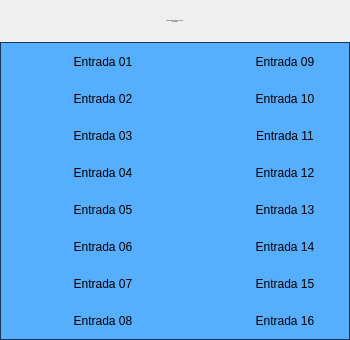
<?xml version="1.0" encoding="UTF-8"?>
<ui version="4.0">
 <class>Form</class>
 <widget class="QWidget" name="Form">
  <property name="geometry">
   <rect>
    <x>0</x>
    <y>0</y>
    <width>350</width>
    <height>340</height>
   </rect>
  </property>
  <property name="minimumSize">
   <size>
    <width>350</width>
    <height>340</height>
   </size>
  </property>
  <property name="maximumSize">
   <size>
    <width>350</width>
    <height>340</height>
   </size>
  </property>
  <property name="windowTitle">
   <string>Cartão 5069-IB16 02 Controladora</string>
  </property>
  <layout class="QVBoxLayout" name="verticalLayout">
   <property name="spacing">
    <number>0</number>
   </property>
   <property name="leftMargin">
    <number>0</number>
   </property>
   <property name="topMargin">
    <number>0</number>
   </property>
   <property name="rightMargin">
    <number>0</number>
   </property>
   <property name="bottomMargin">
    <number>0</number>
   </property>
   <item>
    <layout class="QVBoxLayout" name="verticalLayout_2">
     <property name="spacing">
      <number>0</number>
     </property>
     <item>
      <widget class="PyDMLabel" name="PyDMLabel_17">
       <property name="font">
        <font>
         <pointsize>-1</pointsize>
        </font>
       </property>
       <property name="toolTip">
        <string/>
       </property>
       <property name="styleSheet">
        <string notr="true">PyDMLabel {
 qproperty-alignment: AlignCenter;
 border: 1px solid #FF17365D;
 background-color: #FF17365D;
 color: rgb(255, 255, 255);
 min-height: 45px;
 max-height: 45px;
 font-size: 14px;
}

</string>
       </property>
       <property name="text">
        <string>Falhas Hardware Cartão 5069-IB16 02
Controladora</string>
       </property>
       <property name="alignment">
        <set>Qt::AlignCenter</set>
       </property>
      </widget>
     </item>
     <item>
      <widget class="QFrame" name="frame">
       <property name="styleSheet">
        <string notr="true">QFrame#frame{
     border: 1px solid #FF17365D;
	 background-color: #56aeff;
}

PyDMByteIndicator {
  min-height: 1.50em;
  max-height: 1.50em;
  min-width: 1.50em;
}
</string>
       </property>
       <property name="frameShape">
        <enum>QFrame::StyledPanel</enum>
       </property>
       <property name="frameShadow">
        <enum>QFrame::Raised</enum>
       </property>
       <layout class="QVBoxLayout" name="verticalLayout_3">
        <property name="spacing">
         <number>0</number>
        </property>
        <property name="leftMargin">
         <number>0</number>
        </property>
        <property name="topMargin">
         <number>0</number>
        </property>
        <property name="rightMargin">
         <number>0</number>
        </property>
        <property name="bottomMargin">
         <number>0</number>
        </property>
        <item>
         <layout class="QGridLayout" name="gridLayout">
          <property name="leftMargin">
           <number>5</number>
          </property>
          <property name="topMargin">
           <number>5</number>
          </property>
          <property name="rightMargin">
           <number>5</number>
          </property>
          <property name="bottomMargin">
           <number>5</number>
          </property>
          <property name="horizontalSpacing">
           <number>5</number>
          </property>
          <property name="verticalSpacing">
           <number>10</number>
          </property>
          <item row="4" column="0">
           <widget class="PyDMByteIndicator" name="PyDMByteIndicator_5">
            <property name="sizePolicy">
             <sizepolicy hsizetype="Fixed" vsizetype="Fixed">
              <horstretch>0</horstretch>
              <verstretch>0</verstretch>
             </sizepolicy>
            </property>
            <property name="minimumSize">
             <size>
              <width>27</width>
              <height>27</height>
             </size>
            </property>
            <property name="maximumSize">
             <size>
              <width>30</width>
              <height>27</height>
             </size>
            </property>
            <property name="toolTip">
             <string/>
            </property>
            <property name="channel" stdset="0">
             <string>ca://RA-RaSIA02:RF-IntlkCtrl:InDig20-Mon.VAL</string>
            </property>
            <property name="onColor" stdset="0">
             <color>
              <red>255</red>
              <green>0</green>
              <blue>0</blue>
             </color>
            </property>
            <property name="offColor" stdset="0">
             <color>
              <red>0</red>
              <green>255</green>
              <blue>0</blue>
             </color>
            </property>
            <property name="showLabels" stdset="0">
             <bool>false</bool>
            </property>
            <property name="circles" stdset="0">
             <bool>true</bool>
            </property>
           </widget>
          </item>
          <item row="4" column="1">
           <widget class="PyDMLabel" name="PyDMLabel_5">
            <property name="sizePolicy">
             <sizepolicy hsizetype="Fixed" vsizetype="Fixed">
              <horstretch>0</horstretch>
              <verstretch>0</verstretch>
             </sizepolicy>
            </property>
            <property name="minimumSize">
             <size>
              <width>100</width>
              <height>25</height>
             </size>
            </property>
            <property name="maximumSize">
             <size>
              <width>100</width>
              <height>25</height>
             </size>
            </property>
            <property name="toolTip">
             <string/>
            </property>
            <property name="text">
             <string>Entrada 05</string>
            </property>
            <property name="alignment">
             <set>Qt::AlignCenter</set>
            </property>
           </widget>
          </item>
          <item row="0" column="4">
           <widget class="PyDMLabel" name="PyDMLabel_9">
            <property name="sizePolicy">
             <sizepolicy hsizetype="Fixed" vsizetype="Fixed">
              <horstretch>0</horstretch>
              <verstretch>0</verstretch>
             </sizepolicy>
            </property>
            <property name="minimumSize">
             <size>
              <width>100</width>
              <height>25</height>
             </size>
            </property>
            <property name="maximumSize">
             <size>
              <width>100</width>
              <height>25</height>
             </size>
            </property>
            <property name="toolTip">
             <string/>
            </property>
            <property name="text">
             <string>Entrada 09</string>
            </property>
            <property name="alignment">
             <set>Qt::AlignCenter</set>
            </property>
           </widget>
          </item>
          <item row="7" column="3">
           <widget class="PyDMByteIndicator" name="PyDMByteIndicator_16">
            <property name="sizePolicy">
             <sizepolicy hsizetype="Fixed" vsizetype="Fixed">
              <horstretch>0</horstretch>
              <verstretch>0</verstretch>
             </sizepolicy>
            </property>
            <property name="minimumSize">
             <size>
              <width>27</width>
              <height>27</height>
             </size>
            </property>
            <property name="maximumSize">
             <size>
              <width>30</width>
              <height>27</height>
             </size>
            </property>
            <property name="toolTip">
             <string/>
            </property>
            <property name="channel" stdset="0">
             <string>ca://RA-RaSIA02:RF-IntlkCtrl:InDig31-Mon.VAL</string>
            </property>
            <property name="onColor" stdset="0">
             <color>
              <red>255</red>
              <green>0</green>
              <blue>0</blue>
             </color>
            </property>
            <property name="offColor" stdset="0">
             <color>
              <red>0</red>
              <green>255</green>
              <blue>0</blue>
             </color>
            </property>
            <property name="showLabels" stdset="0">
             <bool>false</bool>
            </property>
            <property name="circles" stdset="0">
             <bool>true</bool>
            </property>
           </widget>
          </item>
          <item row="2" column="1">
           <widget class="PyDMLabel" name="PyDMLabel_3">
            <property name="sizePolicy">
             <sizepolicy hsizetype="Fixed" vsizetype="Fixed">
              <horstretch>0</horstretch>
              <verstretch>0</verstretch>
             </sizepolicy>
            </property>
            <property name="minimumSize">
             <size>
              <width>100</width>
              <height>25</height>
             </size>
            </property>
            <property name="maximumSize">
             <size>
              <width>100</width>
              <height>25</height>
             </size>
            </property>
            <property name="toolTip">
             <string/>
            </property>
            <property name="text">
             <string>Entrada 03</string>
            </property>
            <property name="alignment">
             <set>Qt::AlignCenter</set>
            </property>
           </widget>
          </item>
          <item row="6" column="1">
           <widget class="PyDMLabel" name="PyDMLabel_7">
            <property name="sizePolicy">
             <sizepolicy hsizetype="Fixed" vsizetype="Fixed">
              <horstretch>0</horstretch>
              <verstretch>0</verstretch>
             </sizepolicy>
            </property>
            <property name="minimumSize">
             <size>
              <width>100</width>
              <height>25</height>
             </size>
            </property>
            <property name="maximumSize">
             <size>
              <width>100</width>
              <height>25</height>
             </size>
            </property>
            <property name="toolTip">
             <string/>
            </property>
            <property name="text">
             <string>Entrada 07</string>
            </property>
            <property name="alignment">
             <set>Qt::AlignCenter</set>
            </property>
           </widget>
          </item>
          <item row="3" column="1">
           <widget class="PyDMLabel" name="PyDMLabel_4">
            <property name="sizePolicy">
             <sizepolicy hsizetype="Fixed" vsizetype="Fixed">
              <horstretch>0</horstretch>
              <verstretch>0</verstretch>
             </sizepolicy>
            </property>
            <property name="minimumSize">
             <size>
              <width>100</width>
              <height>25</height>
             </size>
            </property>
            <property name="maximumSize">
             <size>
              <width>100</width>
              <height>25</height>
             </size>
            </property>
            <property name="toolTip">
             <string/>
            </property>
            <property name="text">
             <string>Entrada 04</string>
            </property>
            <property name="alignment">
             <set>Qt::AlignCenter</set>
            </property>
           </widget>
          </item>
          <item row="1" column="3">
           <widget class="PyDMByteIndicator" name="PyDMByteIndicator_10">
            <property name="sizePolicy">
             <sizepolicy hsizetype="Fixed" vsizetype="Fixed">
              <horstretch>0</horstretch>
              <verstretch>0</verstretch>
             </sizepolicy>
            </property>
            <property name="minimumSize">
             <size>
              <width>27</width>
              <height>27</height>
             </size>
            </property>
            <property name="maximumSize">
             <size>
              <width>30</width>
              <height>27</height>
             </size>
            </property>
            <property name="toolTip">
             <string/>
            </property>
            <property name="channel" stdset="0">
             <string>ca://RA-RaSIA02:RF-IntlkCtrl:InDig25-Mon.VAL</string>
            </property>
            <property name="onColor" stdset="0">
             <color>
              <red>255</red>
              <green>0</green>
              <blue>0</blue>
             </color>
            </property>
            <property name="offColor" stdset="0">
             <color>
              <red>0</red>
              <green>255</green>
              <blue>0</blue>
             </color>
            </property>
            <property name="showLabels" stdset="0">
             <bool>false</bool>
            </property>
            <property name="circles" stdset="0">
             <bool>true</bool>
            </property>
           </widget>
          </item>
          <item row="1" column="0">
           <widget class="PyDMByteIndicator" name="PyDMByteIndicator_2">
            <property name="sizePolicy">
             <sizepolicy hsizetype="Fixed" vsizetype="Fixed">
              <horstretch>0</horstretch>
              <verstretch>0</verstretch>
             </sizepolicy>
            </property>
            <property name="minimumSize">
             <size>
              <width>27</width>
              <height>27</height>
             </size>
            </property>
            <property name="maximumSize">
             <size>
              <width>30</width>
              <height>27</height>
             </size>
            </property>
            <property name="toolTip">
             <string/>
            </property>
            <property name="channel" stdset="0">
             <string>ca://RA-RaSIA02:RF-IntlkCtrl:InDig17-Mon.VAL</string>
            </property>
            <property name="onColor" stdset="0">
             <color>
              <red>255</red>
              <green>0</green>
              <blue>0</blue>
             </color>
            </property>
            <property name="offColor" stdset="0">
             <color>
              <red>0</red>
              <green>255</green>
              <blue>0</blue>
             </color>
            </property>
            <property name="showLabels" stdset="0">
             <bool>false</bool>
            </property>
            <property name="circles" stdset="0">
             <bool>true</bool>
            </property>
           </widget>
          </item>
          <item row="7" column="4">
           <widget class="PyDMLabel" name="PyDMLabel_16">
            <property name="sizePolicy">
             <sizepolicy hsizetype="Fixed" vsizetype="Fixed">
              <horstretch>0</horstretch>
              <verstretch>0</verstretch>
             </sizepolicy>
            </property>
            <property name="minimumSize">
             <size>
              <width>100</width>
              <height>25</height>
             </size>
            </property>
            <property name="maximumSize">
             <size>
              <width>100</width>
              <height>25</height>
             </size>
            </property>
            <property name="toolTip">
             <string/>
            </property>
            <property name="text">
             <string>Entrada 16</string>
            </property>
            <property name="alignment">
             <set>Qt::AlignCenter</set>
            </property>
           </widget>
          </item>
          <item row="4" column="3">
           <widget class="PyDMByteIndicator" name="PyDMByteIndicator_13">
            <property name="sizePolicy">
             <sizepolicy hsizetype="Fixed" vsizetype="Fixed">
              <horstretch>0</horstretch>
              <verstretch>0</verstretch>
             </sizepolicy>
            </property>
            <property name="minimumSize">
             <size>
              <width>27</width>
              <height>27</height>
             </size>
            </property>
            <property name="maximumSize">
             <size>
              <width>30</width>
              <height>27</height>
             </size>
            </property>
            <property name="toolTip">
             <string/>
            </property>
            <property name="channel" stdset="0">
             <string>ca://RA-RaSIA02:RF-IntlkCtrl:InDig28-Mon.VAL</string>
            </property>
            <property name="onColor" stdset="0">
             <color>
              <red>255</red>
              <green>0</green>
              <blue>0</blue>
             </color>
            </property>
            <property name="offColor" stdset="0">
             <color>
              <red>0</red>
              <green>255</green>
              <blue>0</blue>
             </color>
            </property>
            <property name="showLabels" stdset="0">
             <bool>false</bool>
            </property>
            <property name="circles" stdset="0">
             <bool>true</bool>
            </property>
           </widget>
          </item>
          <item row="6" column="4">
           <widget class="PyDMLabel" name="PyDMLabel_15">
            <property name="sizePolicy">
             <sizepolicy hsizetype="Fixed" vsizetype="Fixed">
              <horstretch>0</horstretch>
              <verstretch>0</verstretch>
             </sizepolicy>
            </property>
            <property name="minimumSize">
             <size>
              <width>100</width>
              <height>25</height>
             </size>
            </property>
            <property name="maximumSize">
             <size>
              <width>100</width>
              <height>25</height>
             </size>
            </property>
            <property name="toolTip">
             <string/>
            </property>
            <property name="text">
             <string>Entrada 15</string>
            </property>
            <property name="alignment">
             <set>Qt::AlignCenter</set>
            </property>
           </widget>
          </item>
          <item row="2" column="4">
           <widget class="PyDMLabel" name="PyDMLabel_11">
            <property name="sizePolicy">
             <sizepolicy hsizetype="Fixed" vsizetype="Fixed">
              <horstretch>0</horstretch>
              <verstretch>0</verstretch>
             </sizepolicy>
            </property>
            <property name="minimumSize">
             <size>
              <width>100</width>
              <height>25</height>
             </size>
            </property>
            <property name="maximumSize">
             <size>
              <width>100</width>
              <height>25</height>
             </size>
            </property>
            <property name="toolTip">
             <string/>
            </property>
            <property name="text">
             <string>Entrada 11</string>
            </property>
            <property name="alignment">
             <set>Qt::AlignCenter</set>
            </property>
           </widget>
          </item>
          <item row="2" column="0">
           <widget class="PyDMByteIndicator" name="PyDMByteIndicator_3">
            <property name="sizePolicy">
             <sizepolicy hsizetype="Fixed" vsizetype="Fixed">
              <horstretch>0</horstretch>
              <verstretch>0</verstretch>
             </sizepolicy>
            </property>
            <property name="minimumSize">
             <size>
              <width>27</width>
              <height>27</height>
             </size>
            </property>
            <property name="maximumSize">
             <size>
              <width>30</width>
              <height>27</height>
             </size>
            </property>
            <property name="toolTip">
             <string/>
            </property>
            <property name="channel" stdset="0">
             <string>ca://RA-RaSIA02:RF-IntlkCtrl:InDig18-Mon.VAL</string>
            </property>
            <property name="onColor" stdset="0">
             <color>
              <red>255</red>
              <green>0</green>
              <blue>0</blue>
             </color>
            </property>
            <property name="offColor" stdset="0">
             <color>
              <red>0</red>
              <green>255</green>
              <blue>0</blue>
             </color>
            </property>
            <property name="showLabels" stdset="0">
             <bool>false</bool>
            </property>
            <property name="circles" stdset="0">
             <bool>true</bool>
            </property>
           </widget>
          </item>
          <item row="5" column="1">
           <widget class="PyDMLabel" name="PyDMLabel_6">
            <property name="sizePolicy">
             <sizepolicy hsizetype="Fixed" vsizetype="Fixed">
              <horstretch>0</horstretch>
              <verstretch>0</verstretch>
             </sizepolicy>
            </property>
            <property name="minimumSize">
             <size>
              <width>100</width>
              <height>25</height>
             </size>
            </property>
            <property name="maximumSize">
             <size>
              <width>100</width>
              <height>25</height>
             </size>
            </property>
            <property name="toolTip">
             <string/>
            </property>
            <property name="text">
             <string>Entrada 06</string>
            </property>
            <property name="alignment">
             <set>Qt::AlignCenter</set>
            </property>
           </widget>
          </item>
          <item row="6" column="0">
           <widget class="PyDMByteIndicator" name="PyDMByteIndicator_7">
            <property name="sizePolicy">
             <sizepolicy hsizetype="Fixed" vsizetype="Fixed">
              <horstretch>0</horstretch>
              <verstretch>0</verstretch>
             </sizepolicy>
            </property>
            <property name="minimumSize">
             <size>
              <width>27</width>
              <height>27</height>
             </size>
            </property>
            <property name="maximumSize">
             <size>
              <width>30</width>
              <height>27</height>
             </size>
            </property>
            <property name="toolTip">
             <string/>
            </property>
            <property name="channel" stdset="0">
             <string>ca://RA-RaSIA02:RF-IntlkCtrl:InDig22-Mon.VAL</string>
            </property>
            <property name="onColor" stdset="0">
             <color>
              <red>255</red>
              <green>0</green>
              <blue>0</blue>
             </color>
            </property>
            <property name="offColor" stdset="0">
             <color>
              <red>0</red>
              <green>255</green>
              <blue>0</blue>
             </color>
            </property>
            <property name="orientation" stdset="0">
             <enum>Qt::Vertical</enum>
            </property>
            <property name="showLabels" stdset="0">
             <bool>false</bool>
            </property>
            <property name="circles" stdset="0">
             <bool>true</bool>
            </property>
           </widget>
          </item>
          <item row="5" column="4">
           <widget class="PyDMLabel" name="PyDMLabel_14">
            <property name="sizePolicy">
             <sizepolicy hsizetype="Fixed" vsizetype="Fixed">
              <horstretch>0</horstretch>
              <verstretch>0</verstretch>
             </sizepolicy>
            </property>
            <property name="minimumSize">
             <size>
              <width>100</width>
              <height>25</height>
             </size>
            </property>
            <property name="maximumSize">
             <size>
              <width>100</width>
              <height>25</height>
             </size>
            </property>
            <property name="toolTip">
             <string/>
            </property>
            <property name="text">
             <string>Entrada 14</string>
            </property>
            <property name="alignment">
             <set>Qt::AlignCenter</set>
            </property>
           </widget>
          </item>
          <item row="6" column="3">
           <widget class="PyDMByteIndicator" name="PyDMByteIndicator_15">
            <property name="sizePolicy">
             <sizepolicy hsizetype="Fixed" vsizetype="Fixed">
              <horstretch>0</horstretch>
              <verstretch>0</verstretch>
             </sizepolicy>
            </property>
            <property name="minimumSize">
             <size>
              <width>27</width>
              <height>27</height>
             </size>
            </property>
            <property name="maximumSize">
             <size>
              <width>30</width>
              <height>27</height>
             </size>
            </property>
            <property name="toolTip">
             <string/>
            </property>
            <property name="channel" stdset="0">
             <string>ca://RA-RaSIA02:RF-IntlkCtrl:InDig30-Mon.VAL</string>
            </property>
            <property name="onColor" stdset="0">
             <color>
              <red>255</red>
              <green>0</green>
              <blue>0</blue>
             </color>
            </property>
            <property name="offColor" stdset="0">
             <color>
              <red>0</red>
              <green>255</green>
              <blue>0</blue>
             </color>
            </property>
            <property name="showLabels" stdset="0">
             <bool>false</bool>
            </property>
            <property name="circles" stdset="0">
             <bool>true</bool>
            </property>
           </widget>
          </item>
          <item row="0" column="1">
           <widget class="PyDMLabel" name="PyDMLabel">
            <property name="sizePolicy">
             <sizepolicy hsizetype="Fixed" vsizetype="Fixed">
              <horstretch>0</horstretch>
              <verstretch>0</verstretch>
             </sizepolicy>
            </property>
            <property name="minimumSize">
             <size>
              <width>100</width>
              <height>25</height>
             </size>
            </property>
            <property name="maximumSize">
             <size>
              <width>100</width>
              <height>25</height>
             </size>
            </property>
            <property name="toolTip">
             <string/>
            </property>
            <property name="text">
             <string>Entrada 01</string>
            </property>
            <property name="alignment">
             <set>Qt::AlignCenter</set>
            </property>
            <property name="channel" stdset="0">
             <string/>
            </property>
           </widget>
          </item>
          <item row="0" column="0">
           <widget class="PyDMByteIndicator" name="PyDMByteIndicator">
            <property name="sizePolicy">
             <sizepolicy hsizetype="Fixed" vsizetype="Fixed">
              <horstretch>0</horstretch>
              <verstretch>0</verstretch>
             </sizepolicy>
            </property>
            <property name="minimumSize">
             <size>
              <width>27</width>
              <height>27</height>
             </size>
            </property>
            <property name="maximumSize">
             <size>
              <width>30</width>
              <height>27</height>
             </size>
            </property>
            <property name="toolTip">
             <string/>
            </property>
            <property name="channel" stdset="0">
             <string>ca://RA-RaSIA02:RF-IntlkCtrl:InDig16-Mon.VAL</string>
            </property>
            <property name="onColor" stdset="0">
             <color>
              <red>255</red>
              <green>0</green>
              <blue>0</blue>
             </color>
            </property>
            <property name="offColor" stdset="0">
             <color>
              <red>0</red>
              <green>255</green>
              <blue>0</blue>
             </color>
            </property>
            <property name="showLabels" stdset="0">
             <bool>false</bool>
            </property>
            <property name="circles" stdset="0">
             <bool>true</bool>
            </property>
            <property name="labelPosition" stdset="0">
             <enum>QTabWidget::East</enum>
            </property>
           </widget>
          </item>
          <item row="1" column="4">
           <widget class="PyDMLabel" name="PyDMLabel_10">
            <property name="sizePolicy">
             <sizepolicy hsizetype="Fixed" vsizetype="Fixed">
              <horstretch>0</horstretch>
              <verstretch>0</verstretch>
             </sizepolicy>
            </property>
            <property name="minimumSize">
             <size>
              <width>100</width>
              <height>25</height>
             </size>
            </property>
            <property name="maximumSize">
             <size>
              <width>100</width>
              <height>25</height>
             </size>
            </property>
            <property name="toolTip">
             <string/>
            </property>
            <property name="text">
             <string>Entrada 10</string>
            </property>
            <property name="alignment">
             <set>Qt::AlignCenter</set>
            </property>
           </widget>
          </item>
          <item row="2" column="3">
           <widget class="PyDMByteIndicator" name="PyDMByteIndicator_11">
            <property name="sizePolicy">
             <sizepolicy hsizetype="Fixed" vsizetype="Fixed">
              <horstretch>0</horstretch>
              <verstretch>0</verstretch>
             </sizepolicy>
            </property>
            <property name="minimumSize">
             <size>
              <width>27</width>
              <height>27</height>
             </size>
            </property>
            <property name="maximumSize">
             <size>
              <width>30</width>
              <height>27</height>
             </size>
            </property>
            <property name="toolTip">
             <string/>
            </property>
            <property name="channel" stdset="0">
             <string>ca://RA-RaSIA02:RF-IntlkCtrl:InDig26-Mon.VAL</string>
            </property>
            <property name="onColor" stdset="0">
             <color>
              <red>255</red>
              <green>0</green>
              <blue>0</blue>
             </color>
            </property>
            <property name="offColor" stdset="0">
             <color>
              <red>0</red>
              <green>255</green>
              <blue>0</blue>
             </color>
            </property>
            <property name="showLabels" stdset="0">
             <bool>false</bool>
            </property>
            <property name="circles" stdset="0">
             <bool>true</bool>
            </property>
           </widget>
          </item>
          <item row="3" column="0">
           <widget class="PyDMByteIndicator" name="PyDMByteIndicator_4">
            <property name="sizePolicy">
             <sizepolicy hsizetype="Fixed" vsizetype="Fixed">
              <horstretch>0</horstretch>
              <verstretch>0</verstretch>
             </sizepolicy>
            </property>
            <property name="minimumSize">
             <size>
              <width>27</width>
              <height>27</height>
             </size>
            </property>
            <property name="maximumSize">
             <size>
              <width>30</width>
              <height>27</height>
             </size>
            </property>
            <property name="toolTip">
             <string/>
            </property>
            <property name="channel" stdset="0">
             <string>ca://RA-RaSIA02:RF-IntlkCtrl:InDig19-Mon.VAL</string>
            </property>
            <property name="onColor" stdset="0">
             <color>
              <red>255</red>
              <green>0</green>
              <blue>0</blue>
             </color>
            </property>
            <property name="offColor" stdset="0">
             <color>
              <red>0</red>
              <green>255</green>
              <blue>0</blue>
             </color>
            </property>
            <property name="showLabels" stdset="0">
             <bool>false</bool>
            </property>
            <property name="circles" stdset="0">
             <bool>true</bool>
            </property>
           </widget>
          </item>
          <item row="4" column="4">
           <widget class="PyDMLabel" name="PyDMLabel_13">
            <property name="sizePolicy">
             <sizepolicy hsizetype="Fixed" vsizetype="Fixed">
              <horstretch>0</horstretch>
              <verstretch>0</verstretch>
             </sizepolicy>
            </property>
            <property name="minimumSize">
             <size>
              <width>100</width>
              <height>25</height>
             </size>
            </property>
            <property name="maximumSize">
             <size>
              <width>100</width>
              <height>25</height>
             </size>
            </property>
            <property name="toolTip">
             <string/>
            </property>
            <property name="text">
             <string>Entrada 13</string>
            </property>
            <property name="alignment">
             <set>Qt::AlignCenter</set>
            </property>
           </widget>
          </item>
          <item row="3" column="3">
           <widget class="PyDMByteIndicator" name="PyDMByteIndicator_12">
            <property name="sizePolicy">
             <sizepolicy hsizetype="Fixed" vsizetype="Fixed">
              <horstretch>0</horstretch>
              <verstretch>0</verstretch>
             </sizepolicy>
            </property>
            <property name="minimumSize">
             <size>
              <width>27</width>
              <height>27</height>
             </size>
            </property>
            <property name="maximumSize">
             <size>
              <width>30</width>
              <height>27</height>
             </size>
            </property>
            <property name="toolTip">
             <string/>
            </property>
            <property name="channel" stdset="0">
             <string>ca://RA-RaSIA02:RF-IntlkCtrl:InDig27-Mon.VAL</string>
            </property>
            <property name="onColor" stdset="0">
             <color>
              <red>255</red>
              <green>0</green>
              <blue>0</blue>
             </color>
            </property>
            <property name="offColor" stdset="0">
             <color>
              <red>0</red>
              <green>255</green>
              <blue>0</blue>
             </color>
            </property>
            <property name="showLabels" stdset="0">
             <bool>false</bool>
            </property>
            <property name="circles" stdset="0">
             <bool>true</bool>
            </property>
           </widget>
          </item>
          <item row="1" column="1">
           <widget class="PyDMLabel" name="PyDMLabel_2">
            <property name="sizePolicy">
             <sizepolicy hsizetype="Fixed" vsizetype="Fixed">
              <horstretch>0</horstretch>
              <verstretch>0</verstretch>
             </sizepolicy>
            </property>
            <property name="minimumSize">
             <size>
              <width>100</width>
              <height>25</height>
             </size>
            </property>
            <property name="maximumSize">
             <size>
              <width>100</width>
              <height>25</height>
             </size>
            </property>
            <property name="toolTip">
             <string/>
            </property>
            <property name="text">
             <string>Entrada 02</string>
            </property>
            <property name="alignment">
             <set>Qt::AlignCenter</set>
            </property>
           </widget>
          </item>
          <item row="0" column="2" rowspan="8">
           <spacer name="verticalSpacer">
            <property name="orientation">
             <enum>Qt::Vertical</enum>
            </property>
            <property name="sizeHint" stdset="0">
             <size>
              <width>30</width>
              <height>40</height>
             </size>
            </property>
           </spacer>
          </item>
          <item row="7" column="0">
           <widget class="PyDMByteIndicator" name="PyDMByteIndicator_8">
            <property name="sizePolicy">
             <sizepolicy hsizetype="Fixed" vsizetype="Fixed">
              <horstretch>0</horstretch>
              <verstretch>0</verstretch>
             </sizepolicy>
            </property>
            <property name="minimumSize">
             <size>
              <width>27</width>
              <height>27</height>
             </size>
            </property>
            <property name="maximumSize">
             <size>
              <width>30</width>
              <height>27</height>
             </size>
            </property>
            <property name="toolTip">
             <string/>
            </property>
            <property name="channel" stdset="0">
             <string>ca://RA-RaSIA02:RF-IntlkCtrl:InDig23-Mon.VAL</string>
            </property>
            <property name="onColor" stdset="0">
             <color>
              <red>255</red>
              <green>0</green>
              <blue>0</blue>
             </color>
            </property>
            <property name="offColor" stdset="0">
             <color>
              <red>0</red>
              <green>255</green>
              <blue>0</blue>
             </color>
            </property>
            <property name="showLabels" stdset="0">
             <bool>false</bool>
            </property>
            <property name="circles" stdset="0">
             <bool>true</bool>
            </property>
           </widget>
          </item>
          <item row="5" column="0">
           <widget class="PyDMByteIndicator" name="PyDMByteIndicator_6">
            <property name="sizePolicy">
             <sizepolicy hsizetype="Fixed" vsizetype="Fixed">
              <horstretch>0</horstretch>
              <verstretch>0</verstretch>
             </sizepolicy>
            </property>
            <property name="minimumSize">
             <size>
              <width>27</width>
              <height>27</height>
             </size>
            </property>
            <property name="maximumSize">
             <size>
              <width>30</width>
              <height>27</height>
             </size>
            </property>
            <property name="toolTip">
             <string/>
            </property>
            <property name="channel" stdset="0">
             <string>ca://RA-RaSIA02:RF-IntlkCtrl:InDig21-Mon.VAL</string>
            </property>
            <property name="onColor" stdset="0">
             <color>
              <red>255</red>
              <green>0</green>
              <blue>0</blue>
             </color>
            </property>
            <property name="offColor" stdset="0">
             <color>
              <red>0</red>
              <green>255</green>
              <blue>0</blue>
             </color>
            </property>
            <property name="showLabels" stdset="0">
             <bool>false</bool>
            </property>
            <property name="circles" stdset="0">
             <bool>true</bool>
            </property>
           </widget>
          </item>
          <item row="5" column="3">
           <widget class="PyDMByteIndicator" name="PyDMByteIndicator_14">
            <property name="sizePolicy">
             <sizepolicy hsizetype="Fixed" vsizetype="Fixed">
              <horstretch>0</horstretch>
              <verstretch>0</verstretch>
             </sizepolicy>
            </property>
            <property name="minimumSize">
             <size>
              <width>27</width>
              <height>27</height>
             </size>
            </property>
            <property name="maximumSize">
             <size>
              <width>30</width>
              <height>27</height>
             </size>
            </property>
            <property name="toolTip">
             <string/>
            </property>
            <property name="channel" stdset="0">
             <string>ca://RA-RaSIA02:RF-IntlkCtrl:InDig29-Mon.VAL</string>
            </property>
            <property name="onColor" stdset="0">
             <color>
              <red>255</red>
              <green>0</green>
              <blue>0</blue>
             </color>
            </property>
            <property name="offColor" stdset="0">
             <color>
              <red>0</red>
              <green>255</green>
              <blue>0</blue>
             </color>
            </property>
            <property name="showLabels" stdset="0">
             <bool>false</bool>
            </property>
            <property name="circles" stdset="0">
             <bool>true</bool>
            </property>
           </widget>
          </item>
          <item row="0" column="3">
           <widget class="PyDMByteIndicator" name="PyDMByteIndicator_9">
            <property name="sizePolicy">
             <sizepolicy hsizetype="Fixed" vsizetype="Fixed">
              <horstretch>0</horstretch>
              <verstretch>0</verstretch>
             </sizepolicy>
            </property>
            <property name="minimumSize">
             <size>
              <width>27</width>
              <height>27</height>
             </size>
            </property>
            <property name="maximumSize">
             <size>
              <width>30</width>
              <height>27</height>
             </size>
            </property>
            <property name="toolTip">
             <string/>
            </property>
            <property name="alarmSensitiveContent" stdset="0">
             <bool>false</bool>
            </property>
            <property name="alarmSensitiveBorder" stdset="0">
             <bool>true</bool>
            </property>
            <property name="PyDMToolTip" stdset="0">
             <string/>
            </property>
            <property name="channel" stdset="0">
             <string>ca://RA-RaSIA02:RF-IntlkCtrl:InDig24-Mon.VAL</string>
            </property>
            <property name="onColor" stdset="0">
             <color>
              <red>255</red>
              <green>0</green>
              <blue>0</blue>
             </color>
            </property>
            <property name="offColor" stdset="0">
             <color>
              <red>0</red>
              <green>255</green>
              <blue>0</blue>
             </color>
            </property>
            <property name="showLabels" stdset="0">
             <bool>false</bool>
            </property>
            <property name="bigEndian" stdset="0">
             <bool>false</bool>
            </property>
            <property name="circles" stdset="0">
             <bool>true</bool>
            </property>
            <property name="numBits" stdset="0">
             <number>1</number>
            </property>
            <property name="shift" stdset="0">
             <number>0</number>
            </property>
            <property name="labels" stdset="0">
             <stringlist>
              <string>Bit 0</string>
             </stringlist>
            </property>
           </widget>
          </item>
          <item row="7" column="1">
           <widget class="PyDMLabel" name="PyDMLabel_8">
            <property name="sizePolicy">
             <sizepolicy hsizetype="Fixed" vsizetype="Fixed">
              <horstretch>0</horstretch>
              <verstretch>0</verstretch>
             </sizepolicy>
            </property>
            <property name="minimumSize">
             <size>
              <width>100</width>
              <height>25</height>
             </size>
            </property>
            <property name="maximumSize">
             <size>
              <width>100</width>
              <height>25</height>
             </size>
            </property>
            <property name="toolTip">
             <string/>
            </property>
            <property name="text">
             <string>Entrada 08</string>
            </property>
            <property name="alignment">
             <set>Qt::AlignCenter</set>
            </property>
           </widget>
          </item>
          <item row="3" column="4">
           <widget class="PyDMLabel" name="PyDMLabel_12">
            <property name="sizePolicy">
             <sizepolicy hsizetype="Fixed" vsizetype="Fixed">
              <horstretch>0</horstretch>
              <verstretch>0</verstretch>
             </sizepolicy>
            </property>
            <property name="minimumSize">
             <size>
              <width>100</width>
              <height>25</height>
             </size>
            </property>
            <property name="maximumSize">
             <size>
              <width>100</width>
              <height>25</height>
             </size>
            </property>
            <property name="toolTip">
             <string/>
            </property>
            <property name="text">
             <string>Entrada 12</string>
            </property>
            <property name="alignment">
             <set>Qt::AlignCenter</set>
            </property>
           </widget>
          </item>
         </layout>
        </item>
       </layout>
      </widget>
     </item>
    </layout>
   </item>
  </layout>
 </widget>
 <customwidgets>
  <customwidget>
   <class>PyDMLabel</class>
   <extends>QLabel</extends>
   <header>pydm.widgets.label</header>
  </customwidget>
  <customwidget>
   <class>PyDMByteIndicator</class>
   <extends>QWidget</extends>
   <header>pydm.widgets.byte</header>
  </customwidget>
 </customwidgets>
 <resources/>
 <connections/>
</ui>
